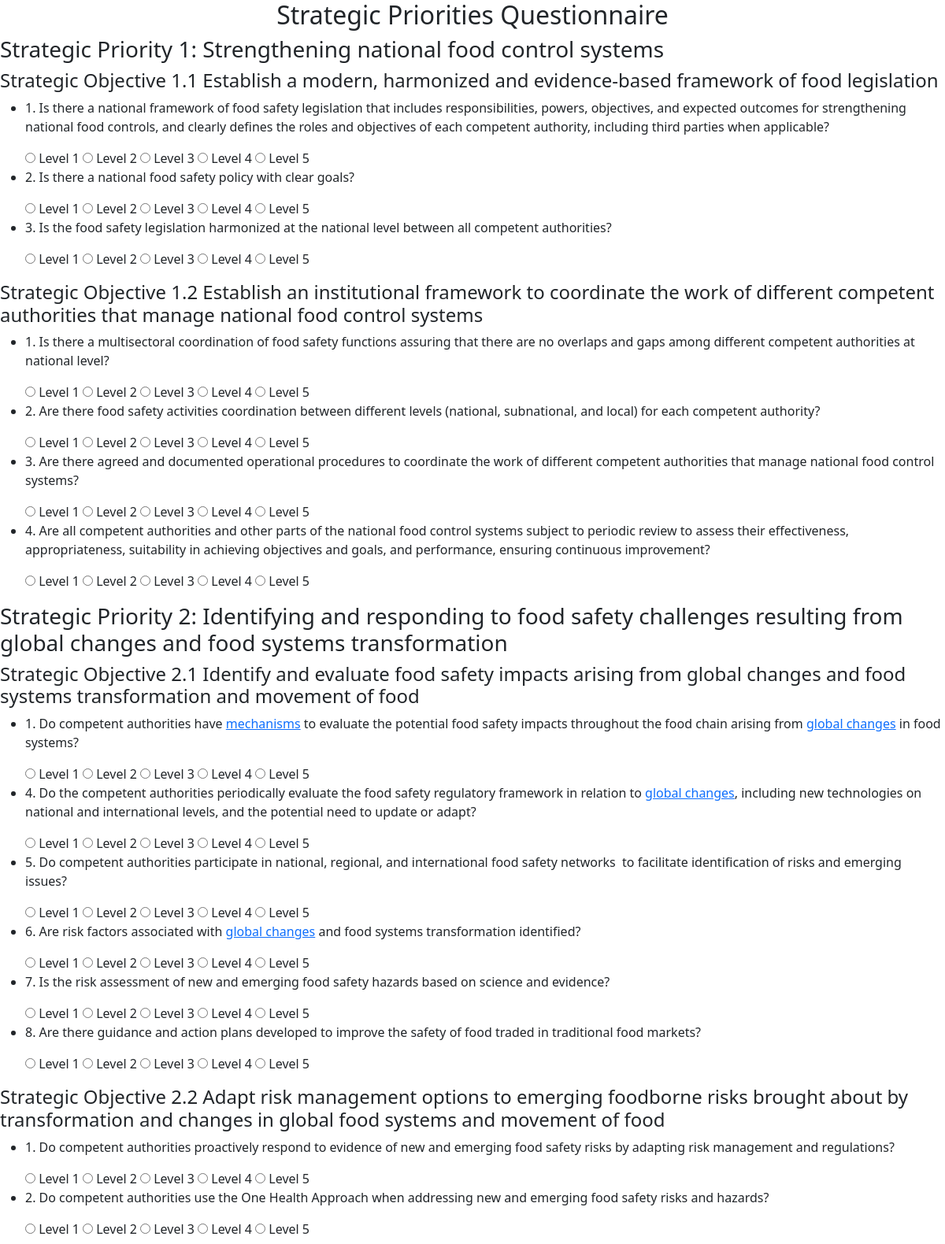
Page /questionnaire/ (signed in, upper part) on the committed database.
### accounts/models.py (models this page shows, shortened)
class StrategicPriority(models.Model):
    title = models.CharField(max_length=200)

class Objective(models.Model):
    priority = models.ForeignKey(StrategicPriority, on_delete=models.CASCADE)
    title = models.CharField(max_length=200)
    weight = models.FloatField(default=1.0)
    phase = models.IntegerField(choices=[(1, 'Phase 1'), (2, 'Phase 2'), (3, 'Phase 3'), (4, 'Phase 4'), (5, 'Phase 5')], default=1)

class Question(models.Model):
    objective = models.ForeignKey(Objective, on_delete=models.CASCADE)
    text = models.TextField()
    html_text = models.TextField(blank=True, null=True)
    allow_na = models.BooleanField(default=False)

### accounts/views.py (the view, shortened to what this page needs)
# urls.py: path('questionnaire/', views.questionnaire_view, name='questionnaire'),
@login_required
def questionnaire_view(request):
    priorities = StrategicPriority.objects.prefetch_related('objective_set__question_set')
    try:
        draft = QuestionnaireSubmission.objects.filter(
            user=request.user,
            is_submitted=False
        ).latest('submitted_at')  # 取最近草稿
        answers = {a.question_id: a.level for a in draft.answer_set.all()}
        draft_id = draft.id
        messages.info(request, "You are continuing your saved draft.")
    except QuestionnaireSubmission.DoesNotExist:
        draft_id = None
        answers = {}
    return render(request, 'questionnaire.html', {
        'priorities': priorities,
        'level_choices': LEVEL_CHOICES,
        'answers': answers,
        'draft_id': draft_id,
    })

### accounts/templatetags/custom_filters.py (called while the page is built)
@register.filter
def get_item(dictionary, key):
    return dictionary.get(key)

### templates/questionnaire.html (shortened to what this page needs)
{% load custom_filters %}
<h2 class="text-center">
</h2>
<link href="https://cdn.jsdelivr.net/npm/bootstrap@5.3.0/dist/css/bootstrap.min.css" rel="stylesheet">
<form method="post">
    {% for sp in priorities %}
        <h3>{{ sp.title }}</h3>
        {% for obj in sp.objective_set.all %}
            <h4>{{ obj.title }}</h4>
            <ul>
            {% for q in obj.question_set.all %}
                <li>
                    <p>{{ q.html_text|default:q.text|safe }}</p>
                    {% for value, label in level_choices %}
                        <label>
                            <input type="radio" name="question_{{ q.id }}" value="{{ value }}"
                                required>
                            {{ label }}
                        </label>
                    {% endfor %}
                </li>
            {% endfor %}
            </ul>
        {% endfor %}
    {% endfor %}
    <br>
</form>

### rows in the picture
StrategicPriority: title "Strategic Priority 1: Strengthening national food control systems"
Objective: title "Strategic Objective 1.1 Establish a modern, harmonized and evidence-based framework of food legislation"
Question: html_text "1. Is there a national framework of food safety legislation that includes responsibilities, powers, objectives, and expected outcomes for strengthening national food controls, and clearly defines the roles and objectives of each competent authority, including third parties when applicable?", id "☐ Level 1" "☐ Level 2" "☐ Level 3" "☐ Level 4" "☐ Level 5", level_choices "Level 1" "Level 2" "Level 3" "Level 4" "Level 5"
Question: html_text "2. Is there a national food safety policy with clear goals?", id "☐ Level 1" "☐ Level 2" "☐ Level 3" "☐ Level 4" "☐ Level 5", level_choices "Level 1" "Level 2" "Level 3" "Level 4" "Level 5"
Question: html_text "3. Is the food safety legislation harmonized at the national level between all competent authorities?", id "☐ Level 1" "☐ Level 2" "☐ Level 3" "☐ Level 4" "☐ Level 5", level_choices "Level 1" "Level 2" "Level 3" "Level 4" "Level 5"
Objective: title "Strategic Objective 1.2 Establish an institutional framework to coordinate the work of different competent authorities that manage national food control systems"
Question: html_text "1. Is there a multisectoral coordination of food safety functions assuring that there are no overlaps and gaps among different competent authorities at national level?", id "☐ Level 1" "☐ Level 2" "☐ Level 3" "☐ Level 4" "☐ Level 5", level_choices "Level 1" "Level 2" "Level 3" "Level 4" "Level 5"
Question: html_text "2. Are there food safety activities coordination between different levels (national, subnational, and local) for each competent authority?", id "☐ Level 1" "☐ Level 2" "☐ Level 3" "☐ Level 4" "☐ Level 5", level_choices "Level 1" "Level 2" "Level 3" "Level 4" "Level 5"
Question: html_text "3. Are there agreed and documented operational procedures to coordinate the work of different competent authorities that manage national food control systems?", id "☐ Level 1" "☐ Level 2" "☐ Level 3" "☐ Level 4" "☐ Level 5", level_choices "Level 1" "Level 2" "Level 3" "Level 4" "Level 5"
Question: html_text "4. Are all competent authorities and other parts of the national food control systems subject to periodic review to assess their effectiveness, appropriateness, suitability in achieving objectives and goals, and performance, ensuring continuous improvement?", id "☐ Level 1" "☐ Level 2" "☐ Level 3" "☐ Level 4" "☐ Level 5", level_choices "Level 1" "Level 2" "Level 3" "Level 4" "Level 5"
StrategicPriority: title "Strategic Priority 2: Identifying and responding to food safety challenges resulting from global changes and food systems transformation"
Objective: title "Strategic Objective 2.1 Identify and evaluate food safety impacts arising from global changes and food systems transformation and movement of food"
Question: html_text "1. Do competent authorities have mechanisms to evaluate the potential food safety impacts throughout the food chain arising from global changes in food systems?", id "☐ Level 1" "☐ Level 2" "☐ Level 3" "☐ Level 4" "☐ Level 5", level_choices "Level 1" "Level 2" "Level 3" "Level 4" "Level 5"
Question: html_text "4. Do the competent authorities periodically evaluate the food safety regulatory framework in relation to global changes , including new technologies on national and international levels, and the potential need to update or adapt?", id "☐ Level 1" "☐ Level 2" "☐ Level 3" "☐ Level 4" "☐ Level 5", level_choices "Level 1" "Level 2" "Level 3" "Level 4" "Level 5"
Question: html_text "5. Do competent authorities participate in national, regional, and international food safety networks to facilitate identification of risks and emerging issues?", id "☐ Level 1" "☐ Level 2" "☐ Level 3" "☐ Level 4" "☐ Level 5", level_choices "Level 1" "Level 2" "Level 3" "Level 4" "Level 5"
Question: html_text "6. Are risk factors associated with global changes and food systems transformation identified?", id "☐ Level 1" "☐ Level 2" "☐ Level 3" "☐ Level 4" "☐ Level 5", level_choices "Level 1" "Level 2" "Level 3" "Level 4" "Level 5"
Question: html_text "7. Is the risk assessment of new and emerging food safety hazards based on science and evidence?", id "☐ Level 1" "☐ Level 2" "☐ Level 3" "☐ Level 4" "☐ Level 5", level_choices "Level 1" "Level 2" "Level 3" "Level 4" "Level 5"
Question: html_text "8. Are there guidance and action plans developed to improve the safety of food traded in traditional food markets?", id "☐ Level 1" "☐ Level 2" "☐ Level 3" "☐ Level 4" "☐ Level 5", level_choices "Level 1" "Level 2" "Level 3" "Level 4" "Level 5"
Objective: title "Strategic Objective 2.2 Adapt risk management options to emerging foodborne risks brought about by transformation and changes in global food systems and movement of food"
Question: html_text "1. Do competent authorities proactively respond to evidence of new and emerging food safety risks by adapting risk management and regulations?", id "☐ Level 1" "☐ Level 2" "☐ Level 3" "☐ Level 4" "☐ Level 5", level_choices "Level 1" "Level 2" "Level 3" "Level 4" "Level 5"
Question: html_text "2. Do competent authorities use the One Health Approach when addressing new and emerging food safety risks and hazards?", id "☐ Level 1" "☐ Level 2" "☐ Level 3" "☐ Level 4" "☐ Level 5", level_choices "Level 1" "Level 2" "Level 3" "Level 4" "Level 5"
